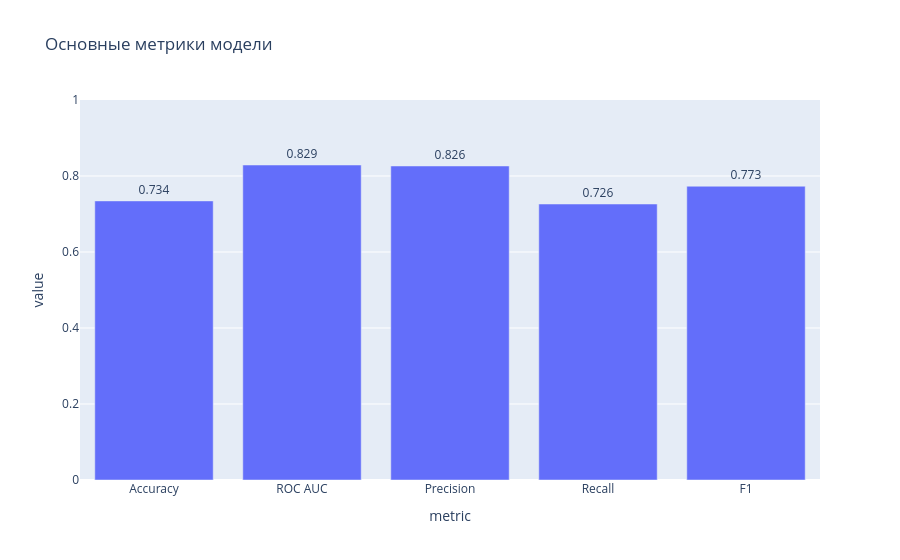

Here is the notebook cell this chart was saved with:
### Code cell
# Основные метрики
metrics = {
    'Accuracy': accuracy_score(y_test, y_pred),
    'ROC AUC': roc_auc_score(y_test, y_proba),
    'Precision': precision_score(y_test, y_pred),
    'Recall': recall_score(y_test, y_pred),
    'F1': f1_score(y_test, y_pred)
}
metrics_df = pd.DataFrame({'metric': list(metrics.keys()), 'value': list(metrics.values())})
fig_m = px.bar(metrics_df, x='metric', y='value', text='value', title='Основные метрики модели')
fig_m.update_traces(texttemplate='%{text:.3f}', textposition='outside')
fig_m.update_layout(yaxis=dict(range=[0, 1]))
fig_m.show()

### Figure 1 — Plotly figure (JSON) as saved in the notebook; plotly's stock layout.template omitted (floating-point values rounded to 4 significant figures)
{"data": [{"hovertemplate": "metric=%{x}<br>value=%{text}<extra></extra>", "legendgroup": "", "marker": {"color": "#636efa", "pattern": {"shape": ""}}, "name": "", "orientation": "v", "showlegend": false, "text": [0.7344, 0.8289, 0.8263, 0.7263, 0.7731], "textposition": "outside", "texttemplate": "%{text:.3f}", "type": "bar", "x": ["Accuracy", "ROC AUC", "Precision", "Recall", "F1"], "xaxis": "x", "y": [0.7344, 0.8289, 0.8263, 0.7263, 0.7731], "yaxis": "y"}], "layout": {"barmode": "relative", "legend": {"tracegroupgap": 0}, "title": {"text": "Основные метрики модели"}, "xaxis": {"anchor": "y", "domain": [0, 1], "title": {"text": "metric"}}, "yaxis": {"anchor": "x", "domain": [0, 1], "range": [0, 1], "title": {"text": "value"}}}}
